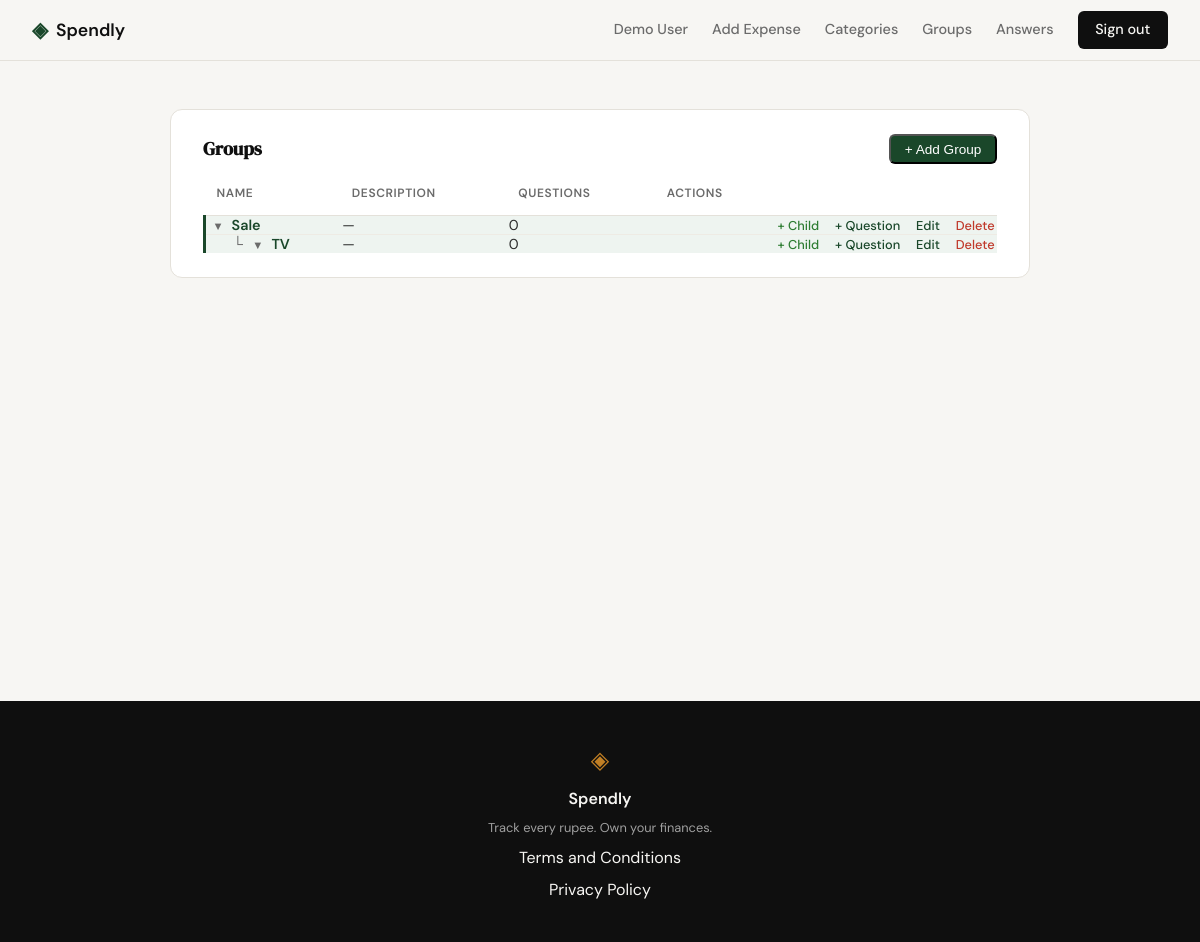
Before: /groups (signed in) with the older database file.
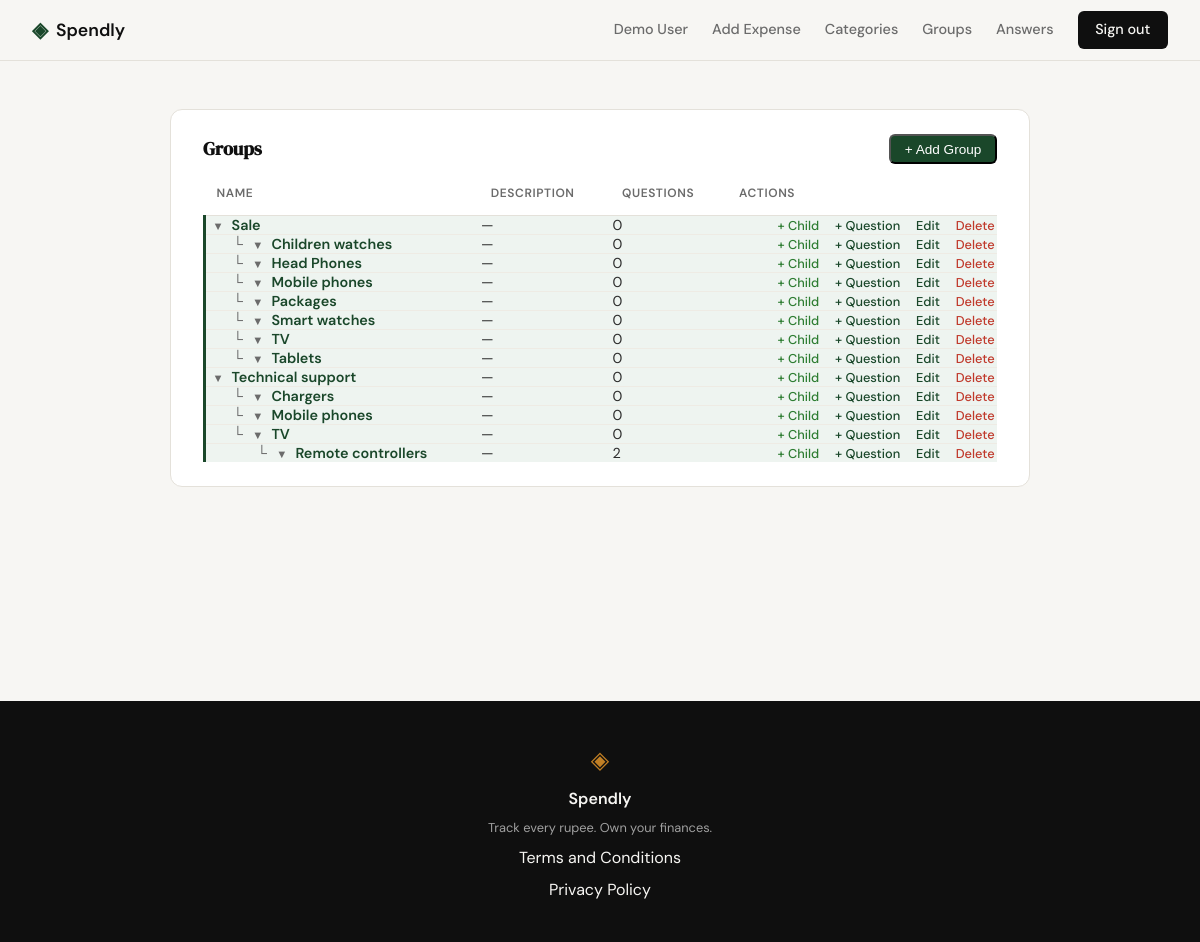
After: the same page with the newer database file.
### tables this page shows
CREATE TABLE groups (
            id               INTEGER PRIMARY KEY AUTOINCREMENT,
            user_id          INTEGER NOT NULL REFERENCES users(id),
            name             TEXT    NOT NULL,
            description      TEXT,
            num_of_questions INTEGER DEFAULT 0,
            created_at       TEXT    DEFAULT (datetime('now'))
        , parent_id INTEGER REFERENCES groups(id));

### app.py (the view)
@app.route("/groups")
def groups():
    if not session.get("user_id"):
        return redirect(url_for("login"))
    all_groups = get_all_groups(session["user_id"])
    return render_template("groups/list.html", groups=all_groups)

### database/db.py (called while the page is built)
def get_db():
    conn = sqlite3.connect(DB_PATH)
    conn.row_factory = sqlite3.Row
    conn.execute("PRAGMA foreign_keys = ON")
    return conn

### templates/groups/list.html (shortened to what this page needs)
{% extends "base.html" %}
{% block content %}
<section class="profile-section">
    <div class="profile-inner">
        <div class="profile-block">
            <div class="block-title-row">
                <h2 class="block-title">Groups</h2>
                <button type="button" class="btn-add-expense" id="addGroupBtn">+ Add Group</button>
            </div>
            <table class="transactions-table">
                <thead>
                    <tr>
                        <th>Name</th>
                        <th>Description</th>
                        <th>Questions</th>
                        <th class="actions-col">Actions</th>
                    </tr>
                </thead>
                <tbody>
                    {% for group in groups %}
                    <tr class="group-row" data-group-id="{{ group.id }}"
                        data-parent-id="{{ group.parent_id if group.parent_id is not none else '' }}">
                        <td>{% for _ in range(group.depth) %}{% endfor %}{% if group.depth %}<span class="tree-branch">└</span>{% endif %}<button type="button" class="tree-toggle" hidden aria-label="Toggle child groups">▼</button>{{ group.name }}</td>
                        <td>{{ group.description or '—' }}</td>
                        <td>{{ group.num_of_questions }}</td>
                        <td class="actions-col">
                            <button type="button" class="btn-add-child"
                                    data-parent-id="{{ group.id }}"
                                    data-parent-name="{{ group.name }}">+ Child</button>
                            <button type="button" class="btn-add-question"
                                    data-group-id="{{ group.id }}"
                                    data-group-name="{{ group.name }}">+ Question</button>
                            <a href="{{ url_for('edit_group', id=group.id) }}" class="btn-edit">Edit</a>
                            <form method="POST" action="/groups/{{ group.id }}/delete" class="form-inline"
                                  onsubmit="return confirm('Delete this group and all its questions?')">
                                <button type="submit" class="btn-delete">Delete</button>
                            </form>
                        </td>
                    </tr>
                    {% endfor %}
                </tbody>
            </table>
        </div>
    </div>
</section>
{% endblock %}

### templates/base.html (shortened to what this page needs)
<!DOCTYPE html>
<html lang="en">
<head>
    <link rel="stylesheet" href="{{ url_for('static', filename='css/style.css') }}">
</head>
<body>
    <nav class="navbar">
        <div class="nav-inner">
            <a href="{{ url_for('landing') }}" class="nav-brand">
                <span class="brand-icon">◈</span>
                <span class="brand-name">Spendly</span>
            </a>
            <div class="nav-links">
                {% if session.get("user_id") %}
                    <a href="{{ url_for('profile') }}">{{ session.get("user_name", "Account") }}</a>
                    <a href="{{ url_for('add_expense') }}">Add Expense</a>
                    <a href="{{ url_for('categories') }}">Categories</a>
                    <a href="{{ url_for('groups') }}">Groups</a>
                    <a href="{{ url_for('answers') }}">Answers</a>
                    <a href="{{ url_for('logout') }}" class="nav-cta">Sign out</a>
                {% else %}
                    <a href="{{ url_for('login') }}">Sign in</a>
                    <a href="{{ url_for('register') }}" class="nav-cta">Get started</a>
                {% endif %}
            </div>
        </div>
    </nav>
    <main class="main-content">
        {% block content %}{% endblock %}
    </main>
    <footer class="footer">
        <div class="footer-inner">
            <span class="brand-icon">◈</span>
            <span class="footer-name">Spendly</span>
            <p class="footer-copy">Track every rupee. Own your finances.</p>
            <a href="/terms">Terms and Conditions</a>
            <a href="/privacy">Privacy Policy</a>
        </div>
    </footer>
</body>
</html>

Changed rows visible on the page:
added groups: name "Children watches", description "—", num_of_questions "0"
added groups: name "Head Phones", description "—", num_of_questions "0"
added groups: name "Mobile phones", description "—", num_of_questions "0"
added groups: name "Packages", description "—", num_of_questions "0"
added groups: name "Smart watches", description "—", num_of_questions "0"
added groups: name "Tablets", description "—", num_of_questions "0"
added groups: name "Technical support", description "—", num_of_questions "0"
added groups: name "Chargers", description "—", num_of_questions "0"
added groups: name "Mobile phones", description "—", num_of_questions "0"
added groups: name "TV", description "—", num_of_questions "0"
added groups: name "Remote controllers", description "—", num_of_questions "2"
